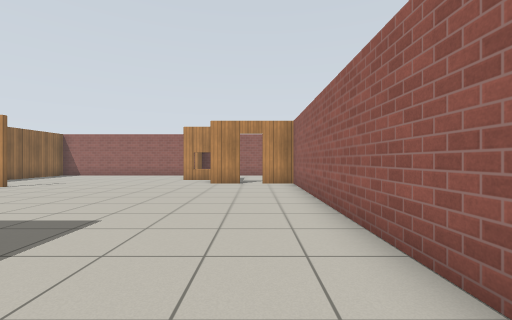
[1] (above)

16 first-person views from a walk through a Gazebo world. The camera is 0.94 m above the floor, looks level and sees 90° across. The floor is counted in squares, 1 m on a side. Each view is taken from the middle of a square. On the plan, view 1 faces up. The plan holds only what a view shows up to about 10 squares ahead; the rest is blank. Simple patterns stand in for the simulator's built-in surfaces.

[2]
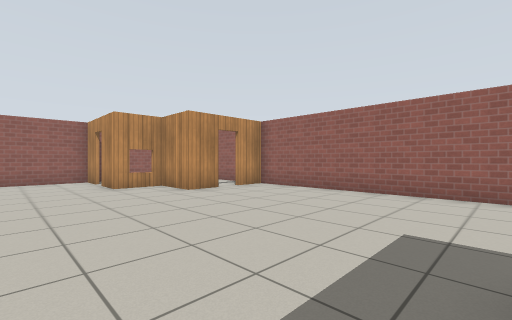

[3]
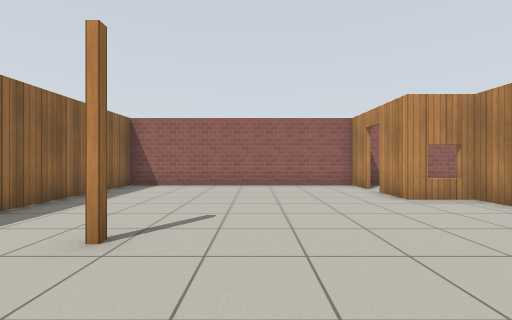

[4]
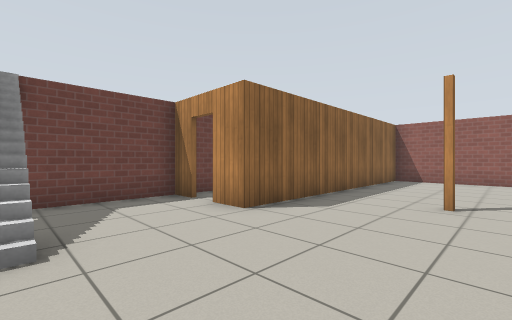

[5]
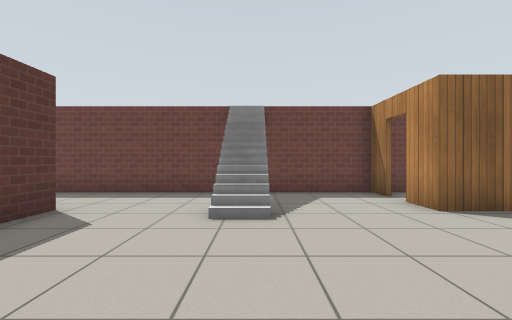

[6]
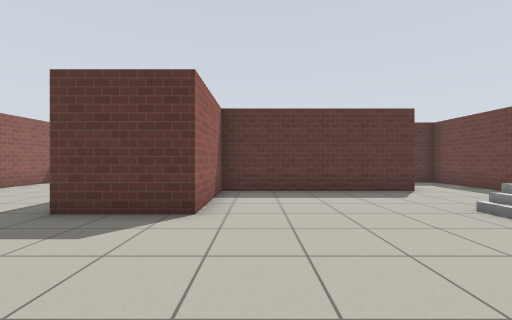

[7]
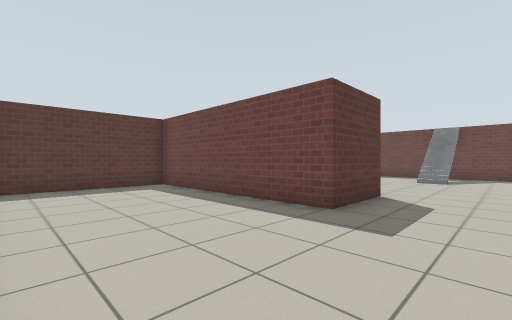

[8]
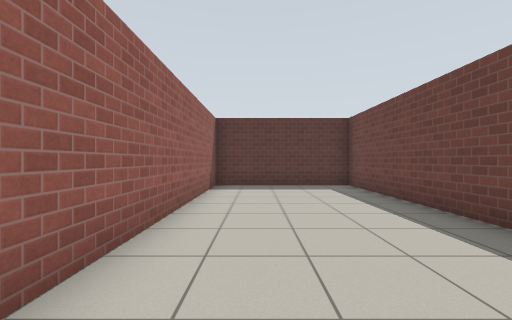

[9]
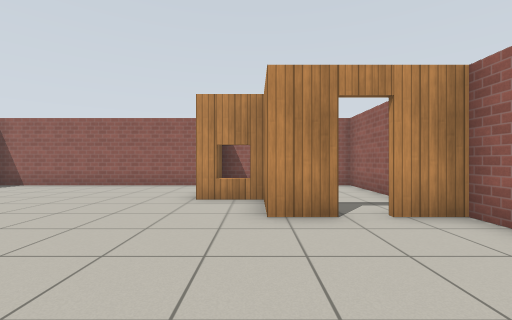

[10]
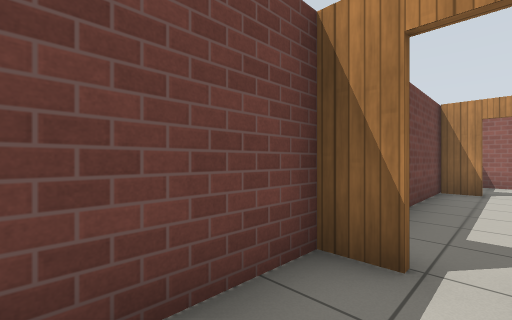

[11]
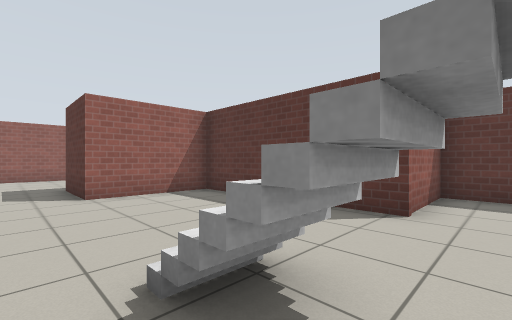

[12]
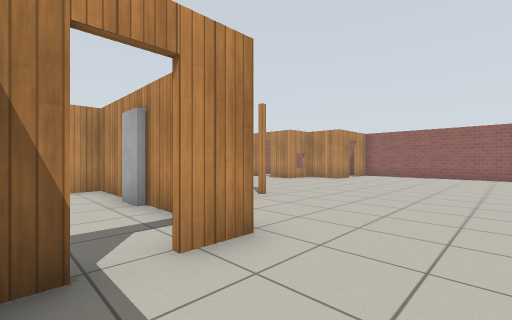

[13]
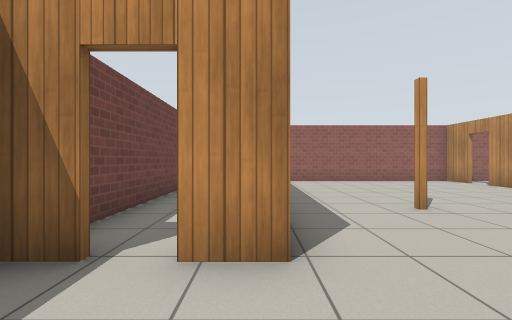

[14]
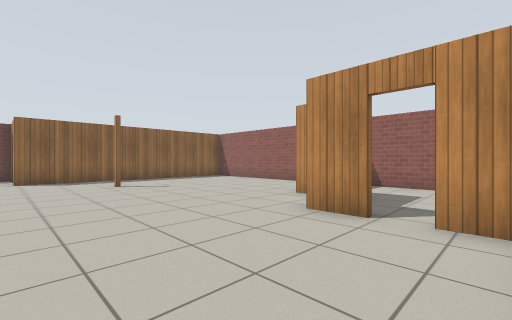

[15]
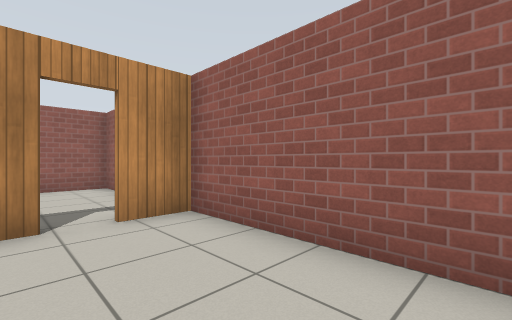

[16]
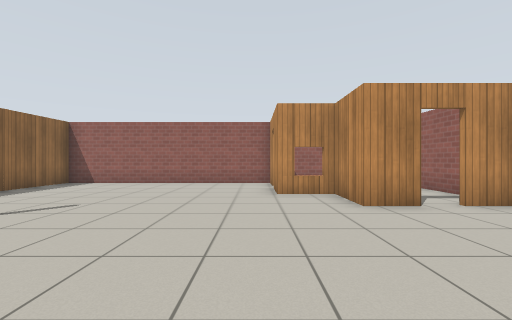

### Floor plan
Points are (right, up) in squares from view 1. A wall is a line through its corners. A room is listed if a view was taken in it or the views show most of it. See-through windows are left out.
Room 1 (views 1, 2, 3, 4, 5, 6, 7, 8, 9, 10, 11, 12, 13, 14, 15, 16)
walls: (-0.6, 10.2) (-1.8, 10.2) (-1.8, 12.1) (-3.4, 12.1) (-3.4, 13.5); (-13.6, 6.4) (-14.4, 6.4) (-14.4, -3); (-3.4, 14.4) (-3.4, 15.5) (-11.7, 15.5) (-11.7, 6.4) (-12.8, 6.4); (-13, -3.7) (-11.8, -3.7) (-11.8, -0.8) (-6, -0.8) (-6, 2.6) (-3.5, 2.6) (-3.5, -4.5) (1.5, -4.5) (1.5, 10.2) (0.2, 10.2)
ways out: open door at (-3, 14) to room 2; open door at (0, 10) to room 2; open door at (-13, 6.5) to room 3
objects: door leaf (-12, 10)
Room 2 (no view inside)
walls: (1.5, 11.9) (1.5, 15.5) (-3.3, 15.5) (-3.3, 14.5)
ways out: open door at (-3, 14) to room 1; open door at (0, 10) to room 1
Room 3 (no view inside)
walls: (-11.8, 10.9) (-11.8, 12.8) (-12.6, 12.8); (-11.8, 8.3) (-11.8, 9.4); (-13.5, 12.8) (-14.4, 12.8) (-14.4, 6.9)
ways out: open door at (-13, 6.5) to room 1; open door at (-13, 13)

Positions as (right, up) in squares from view 1, and headings:
1: (0, 0), facing up
2: (-6, 3), facing up-right
3: (-7, 6), facing up
4: (-8, 3), facing up-left
5: (-7, 3), facing left
6: (-7, 7), facing down
7: (1, 5), facing down-left
8: (0, 5), facing down
9: (-2, 6), facing up
10: (-13, 4), facing up-left
11: (-13, 4), facing down-right
12: (-14, 4), facing up-right
13: (-12, 4), facing up
14: (1, 6), facing up-left
15: (-1, 6), facing up-right
16: (-4, 5), facing up
